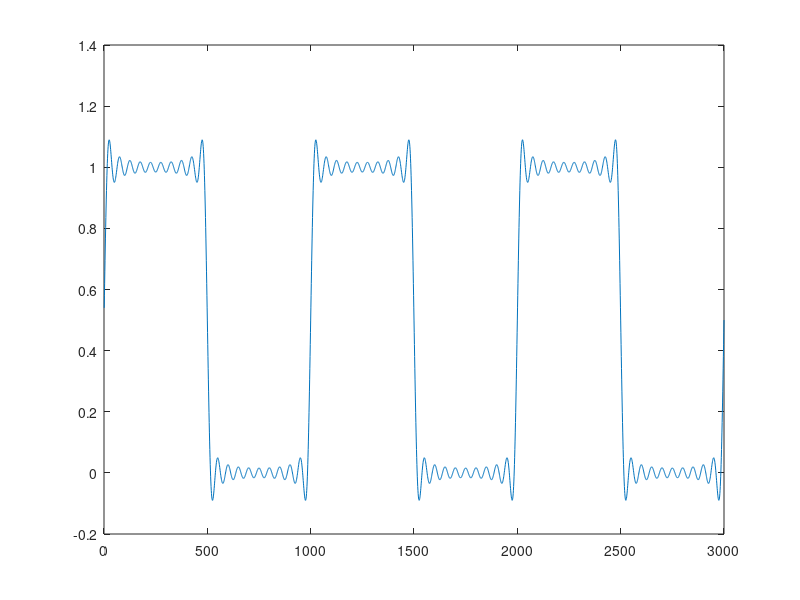

MATLAB code for this plot:
n = 20;
x = 0;
for j=1:3000
    x = x+2*pi/1000;
    %writetable(x, 'x.txt');
    fx(j) = 1/2;
    %writetable(fx, 'fx1.txt');
    for i = 1:2:n
        fx(j) = fx(j)+(2/pi)*sin(i*x)/i;
        %writetable(fx, 'fx2.txt');
    end;
end;

figure;
plot(fx);